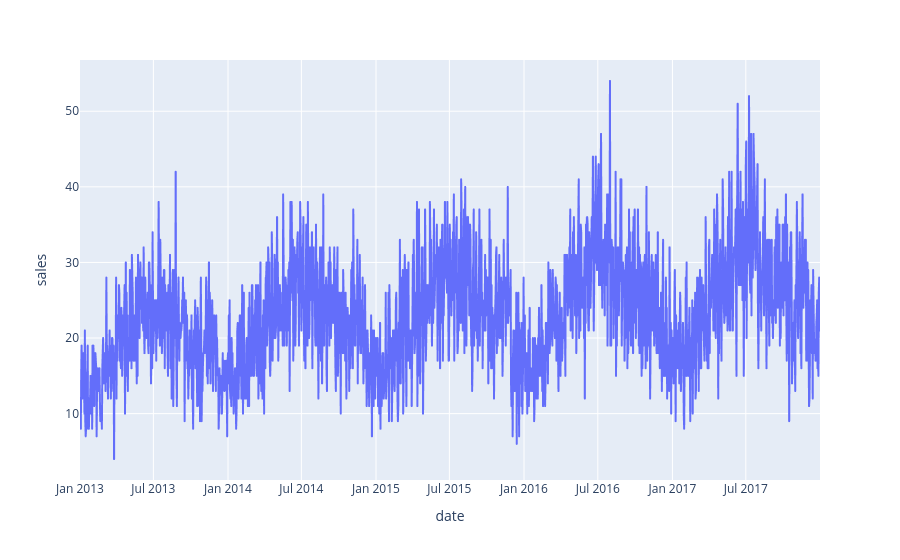

Here is the notebook cell this chart was saved with:
### Code cell
fig = px.line(df[(df.item==1) & (df.store==4)][['sales']],y='sales')
fig.show()

### Figure 1 — Plotly figure (JSON) as saved in the notebook; plotly's stock layout.template omitted (floating-point values rounded to 4 significant figures; data arrays with more than 128 entries replaced by an {"elided": "..."} marker saying what was removed)
{"data": [{"hovertemplate": "date=%{x}<br>sales=%{y}<extra></extra>", "legendgroup": "", "line": {"color": "#636efa", "dash": "solid"}, "mode": "lines", "name": "", "showlegend": false, "type": "scattergl", "x": {"elided": "1826 str values"}, "xaxis": "x", "y": {"elided": "1826 int values"}, "yaxis": "y"}], "layout": {"legend": {"tracegroupgap": 0}, "margin": {"t": 60}, "xaxis": {"anchor": "y", "domain": [0, 1], "title": {"text": "date"}}, "yaxis": {"anchor": "x", "domain": [0, 1], "title": {"text": "sales"}}}}
